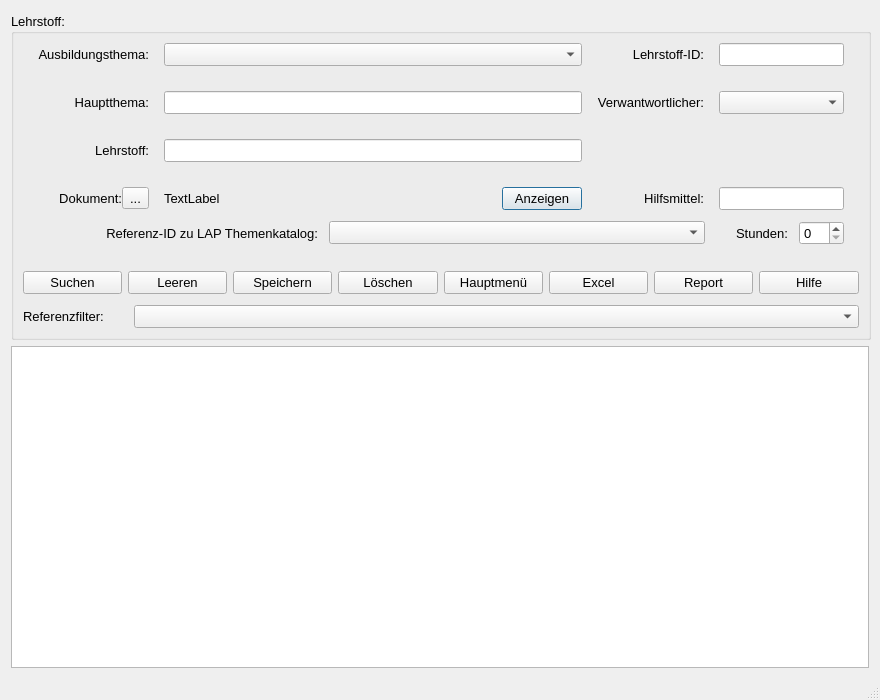
<?xml version="1.0" encoding="UTF-8"?>
<ui version="4.0">
 <class>Dialog</class>
 <widget class="QDialog" name="Dialog">
  <property name="enabled">
   <bool>true</bool>
  </property>
  <property name="geometry">
   <rect>
    <x>0</x>
    <y>0</y>
    <width>880</width>
    <height>700</height>
   </rect>
  </property>
  <property name="sizePolicy">
   <sizepolicy hsizetype="Fixed" vsizetype="Expanding">
    <horstretch>0</horstretch>
    <verstretch>0</verstretch>
   </sizepolicy>
  </property>
  <property name="minimumSize">
   <size>
    <width>880</width>
    <height>700</height>
   </size>
  </property>
  <property name="sizeIncrement">
   <size>
    <width>1</width>
    <height>2</height>
   </size>
  </property>
  <property name="baseSize">
   <size>
    <width>0</width>
    <height>0</height>
   </size>
  </property>
  <property name="windowTitle">
   <string>Lehrstoff</string>
  </property>
  <property name="sizeGripEnabled">
   <bool>true</bool>
  </property>
  <layout class="QVBoxLayout" name="verticalLayout">
   <item>
    <spacer name="verticalSpacer">
     <property name="orientation">
      <enum>Qt::Vertical</enum>
     </property>
     <property name="sizeType">
      <enum>QSizePolicy::Fixed</enum>
     </property>
     <property name="sizeHint" stdset="0">
      <size>
       <width>20</width>
       <height>2</height>
      </size>
     </property>
    </spacer>
   </item>
   <item>
    <widget class="QGroupBox" name="gB_Lehrstoff">
     <property name="enabled">
      <bool>true</bool>
     </property>
     <property name="sizePolicy">
      <sizepolicy hsizetype="Fixed" vsizetype="Fixed">
       <horstretch>0</horstretch>
       <verstretch>0</verstretch>
      </sizepolicy>
     </property>
     <property name="minimumSize">
      <size>
       <width>860</width>
       <height>300</height>
      </size>
     </property>
     <property name="maximumSize">
      <size>
       <width>860</width>
       <height>16777215</height>
      </size>
     </property>
     <property name="baseSize">
      <size>
       <width>0</width>
       <height>0</height>
      </size>
     </property>
     <property name="font">
      <font>
       <pointsize>10</pointsize>
      </font>
     </property>
     <property name="title">
      <string>Lehrstoff:</string>
     </property>
     <layout class="QVBoxLayout" name="verticalLayout_2">
      <property name="spacing">
       <number>11</number>
      </property>
      <item>
       <layout class="QGridLayout" name="gridLayout">
        <property name="leftMargin">
         <number>15</number>
        </property>
        <property name="topMargin">
         <number>0</number>
        </property>
        <property name="rightMargin">
         <number>15</number>
        </property>
        <property name="bottomMargin">
         <number>0</number>
        </property>
        <property name="horizontalSpacing">
         <number>15</number>
        </property>
        <property name="verticalSpacing">
         <number>25</number>
        </property>
        <item row="0" column="0">
         <widget class="QLabel" name="lbl_Ausbildungsthema">
          <property name="sizePolicy">
           <sizepolicy hsizetype="Preferred" vsizetype="Preferred">
            <horstretch>0</horstretch>
            <verstretch>0</verstretch>
           </sizepolicy>
          </property>
          <property name="minimumSize">
           <size>
            <width>0</width>
            <height>0</height>
           </size>
          </property>
          <property name="font">
           <font>
            <pointsize>10</pointsize>
           </font>
          </property>
          <property name="layoutDirection">
           <enum>Qt::LeftToRight</enum>
          </property>
          <property name="text">
           <string>Ausbildungsthema:</string>
          </property>
          <property name="alignment">
           <set>Qt::AlignRight|Qt::AlignTrailing|Qt::AlignVCenter</set>
          </property>
         </widget>
        </item>
        <item row="0" column="1">
         <widget class="QComboBox" name="cB_Ausbildungsthema">
          <property name="sizePolicy">
           <sizepolicy hsizetype="Preferred" vsizetype="Fixed">
            <horstretch>0</horstretch>
            <verstretch>0</verstretch>
           </sizepolicy>
          </property>
          <property name="minimumSize">
           <size>
            <width>300</width>
            <height>0</height>
           </size>
          </property>
          <property name="font">
           <font>
            <pointsize>10</pointsize>
           </font>
          </property>
         </widget>
        </item>
        <item row="1" column="2">
         <widget class="QLabel" name="lbl_Verantwortlicher">
          <property name="sizePolicy">
           <sizepolicy hsizetype="Preferred" vsizetype="Preferred">
            <horstretch>0</horstretch>
            <verstretch>0</verstretch>
           </sizepolicy>
          </property>
          <property name="minimumSize">
           <size>
            <width>0</width>
            <height>0</height>
           </size>
          </property>
          <property name="maximumSize">
           <size>
            <width>16666666</width>
            <height>16777215</height>
           </size>
          </property>
          <property name="font">
           <font>
            <pointsize>10</pointsize>
           </font>
          </property>
          <property name="text">
           <string>Verwantwortlicher:</string>
          </property>
          <property name="alignment">
           <set>Qt::AlignRight|Qt::AlignTrailing|Qt::AlignVCenter</set>
          </property>
         </widget>
        </item>
        <item row="2" column="1">
         <widget class="QLineEdit" name="le_Lehrstoff">
          <property name="sizePolicy">
           <sizepolicy hsizetype="Preferred" vsizetype="Fixed">
            <horstretch>0</horstretch>
            <verstretch>0</verstretch>
           </sizepolicy>
          </property>
          <property name="minimumSize">
           <size>
            <width>0</width>
            <height>0</height>
           </size>
          </property>
          <property name="maximumSize">
           <size>
            <width>16777215</width>
            <height>16777215</height>
           </size>
          </property>
          <property name="font">
           <font>
            <pointsize>10</pointsize>
           </font>
          </property>
         </widget>
        </item>
        <item row="3" column="3">
         <widget class="QLineEdit" name="le_Hilfsmittel">
          <property name="sizePolicy">
           <sizepolicy hsizetype="Preferred" vsizetype="Fixed">
            <horstretch>0</horstretch>
            <verstretch>0</verstretch>
           </sizepolicy>
          </property>
          <property name="minimumSize">
           <size>
            <width>0</width>
            <height>0</height>
           </size>
          </property>
          <property name="font">
           <font>
            <pointsize>10</pointsize>
           </font>
          </property>
         </widget>
        </item>
        <item row="1" column="1">
         <widget class="QLineEdit" name="le_Hauptthema">
          <property name="font">
           <font>
            <pointsize>10</pointsize>
           </font>
          </property>
         </widget>
        </item>
        <item row="0" column="2">
         <widget class="QLabel" name="lbl_Lehrstoff_ID">
          <property name="sizePolicy">
           <sizepolicy hsizetype="Preferred" vsizetype="Preferred">
            <horstretch>0</horstretch>
            <verstretch>0</verstretch>
           </sizepolicy>
          </property>
          <property name="minimumSize">
           <size>
            <width>0</width>
            <height>0</height>
           </size>
          </property>
          <property name="font">
           <font>
            <pointsize>10</pointsize>
           </font>
          </property>
          <property name="text">
           <string>Lehrstoff-ID:</string>
          </property>
          <property name="alignment">
           <set>Qt::AlignRight|Qt::AlignTrailing|Qt::AlignVCenter</set>
          </property>
         </widget>
        </item>
        <item row="1" column="3">
         <widget class="QComboBox" name="cB_Verantwortlicher">
          <property name="sizePolicy">
           <sizepolicy hsizetype="Preferred" vsizetype="Fixed">
            <horstretch>0</horstretch>
            <verstretch>0</verstretch>
           </sizepolicy>
          </property>
          <property name="minimumSize">
           <size>
            <width>0</width>
            <height>0</height>
           </size>
          </property>
          <property name="maximumSize">
           <size>
            <width>16777215</width>
            <height>16777215</height>
           </size>
          </property>
          <property name="font">
           <font>
            <pointsize>10</pointsize>
           </font>
          </property>
         </widget>
        </item>
        <item row="3" column="0">
         <layout class="QHBoxLayout" name="horizontalLayout_2">
          <item>
           <widget class="QLabel" name="lbl_Dokument">
            <property name="sizePolicy">
             <sizepolicy hsizetype="Preferred" vsizetype="Preferred">
              <horstretch>0</horstretch>
              <verstretch>0</verstretch>
             </sizepolicy>
            </property>
            <property name="font">
             <font>
              <pointsize>10</pointsize>
             </font>
            </property>
            <property name="text">
             <string>Dokument:</string>
            </property>
            <property name="alignment">
             <set>Qt::AlignRight|Qt::AlignTrailing|Qt::AlignVCenter</set>
            </property>
           </widget>
          </item>
          <item>
           <widget class="QToolButton" name="tB_Dokument_Suchen">
            <property name="sizePolicy">
             <sizepolicy hsizetype="Fixed" vsizetype="Fixed">
              <horstretch>0</horstretch>
              <verstretch>0</verstretch>
             </sizepolicy>
            </property>
            <property name="font">
             <font>
              <pointsize>10</pointsize>
             </font>
            </property>
            <property name="text">
             <string>...</string>
            </property>
           </widget>
          </item>
         </layout>
        </item>
        <item row="0" column="3">
         <widget class="QLineEdit" name="le_Lehrstoff_ID">
          <property name="sizePolicy">
           <sizepolicy hsizetype="Preferred" vsizetype="Fixed">
            <horstretch>0</horstretch>
            <verstretch>0</verstretch>
           </sizepolicy>
          </property>
          <property name="minimumSize">
           <size>
            <width>0</width>
            <height>0</height>
           </size>
          </property>
          <property name="font">
           <font>
            <pointsize>10</pointsize>
           </font>
          </property>
         </widget>
        </item>
        <item row="1" column="0">
         <widget class="QLabel" name="lbl_Hauptthema">
          <property name="font">
           <font>
            <pointsize>10</pointsize>
           </font>
          </property>
          <property name="text">
           <string>Hauptthema:</string>
          </property>
          <property name="alignment">
           <set>Qt::AlignRight|Qt::AlignTrailing|Qt::AlignVCenter</set>
          </property>
         </widget>
        </item>
        <item row="2" column="0">
         <widget class="QLabel" name="lbl_Lehrstoff">
          <property name="sizePolicy">
           <sizepolicy hsizetype="Preferred" vsizetype="Preferred">
            <horstretch>0</horstretch>
            <verstretch>0</verstretch>
           </sizepolicy>
          </property>
          <property name="minimumSize">
           <size>
            <width>0</width>
            <height>0</height>
           </size>
          </property>
          <property name="font">
           <font>
            <pointsize>10</pointsize>
           </font>
          </property>
          <property name="text">
           <string>Lehrstoff:</string>
          </property>
          <property name="alignment">
           <set>Qt::AlignRight|Qt::AlignTrailing|Qt::AlignVCenter</set>
          </property>
         </widget>
        </item>
        <item row="3" column="2">
         <widget class="QLabel" name="lbl_Hilfsmittel">
          <property name="sizePolicy">
           <sizepolicy hsizetype="Preferred" vsizetype="Preferred">
            <horstretch>0</horstretch>
            <verstretch>0</verstretch>
           </sizepolicy>
          </property>
          <property name="font">
           <font>
            <pointsize>10</pointsize>
           </font>
          </property>
          <property name="text">
           <string>Hilfsmittel:</string>
          </property>
          <property name="alignment">
           <set>Qt::AlignRight|Qt::AlignTrailing|Qt::AlignVCenter</set>
          </property>
         </widget>
        </item>
        <item row="3" column="1">
         <layout class="QHBoxLayout" name="horizontalLayout_4">
          <item>
           <widget class="QLabel" name="lbl_Dokumentpfad">
            <property name="text">
             <string>TextLabel</string>
            </property>
           </widget>
          </item>
          <item>
           <widget class="QPushButton" name="pB_Dok_Anzeigen">
            <property name="sizePolicy">
             <sizepolicy hsizetype="Fixed" vsizetype="Fixed">
              <horstretch>0</horstretch>
              <verstretch>0</verstretch>
             </sizepolicy>
            </property>
            <property name="text">
             <string>Anzeigen</string>
            </property>
           </widget>
          </item>
         </layout>
        </item>
       </layout>
      </item>
      <item>
       <layout class="QHBoxLayout" name="horizontalLayout">
        <property name="leftMargin">
         <number>15</number>
        </property>
        <property name="topMargin">
         <number>0</number>
        </property>
        <property name="rightMargin">
         <number>15</number>
        </property>
        <property name="bottomMargin">
         <number>0</number>
        </property>
        <item>
         <widget class="QLabel" name="lbl_Reference">
          <property name="minimumSize">
           <size>
            <width>280</width>
            <height>0</height>
           </size>
          </property>
          <property name="maximumSize">
           <size>
            <width>215</width>
            <height>16777215</height>
           </size>
          </property>
          <property name="font">
           <font>
            <pointsize>10</pointsize>
           </font>
          </property>
          <property name="text">
           <string>Referenz-ID zu LAP Themenkatalog:</string>
          </property>
          <property name="alignment">
           <set>Qt::AlignRight|Qt::AlignTrailing|Qt::AlignVCenter</set>
          </property>
         </widget>
        </item>
        <item>
         <widget class="QComboBox" name="cB_Reference">
          <property name="font">
           <font>
            <pointsize>10</pointsize>
           </font>
          </property>
         </widget>
        </item>
        <item>
         <spacer name="horizontalSpacer">
          <property name="font">
           <font>
            <pointsize>10</pointsize>
           </font>
          </property>
          <property name="orientation">
           <enum>Qt::Horizontal</enum>
          </property>
          <property name="sizeType">
           <enum>QSizePolicy::Fixed</enum>
          </property>
          <property name="sizeHint" stdset="0">
           <size>
            <width>20</width>
            <height>20</height>
           </size>
          </property>
         </spacer>
        </item>
        <item>
         <widget class="QLabel" name="lbl_Stunden">
          <property name="sizePolicy">
           <sizepolicy hsizetype="Fixed" vsizetype="Preferred">
            <horstretch>0</horstretch>
            <verstretch>0</verstretch>
           </sizepolicy>
          </property>
          <property name="minimumSize">
           <size>
            <width>0</width>
            <height>0</height>
           </size>
          </property>
          <property name="font">
           <font>
            <pointsize>10</pointsize>
           </font>
          </property>
          <property name="text">
           <string>Stunden:</string>
          </property>
          <property name="alignment">
           <set>Qt::AlignRight|Qt::AlignTrailing|Qt::AlignVCenter</set>
          </property>
         </widget>
        </item>
        <item>
         <widget class="QSpinBox" name="sB_Stunden">
          <property name="sizePolicy">
           <sizepolicy hsizetype="Preferred" vsizetype="Fixed">
            <horstretch>0</horstretch>
            <verstretch>0</verstretch>
           </sizepolicy>
          </property>
          <property name="maximumSize">
           <size>
            <width>45</width>
            <height>16777215</height>
           </size>
          </property>
          <property name="font">
           <font>
            <pointsize>10</pointsize>
           </font>
          </property>
         </widget>
        </item>
       </layout>
      </item>
      <item>
       <layout class="QGridLayout" name="gridLayout_2" columnstretch="0,0,0,0,0,0,0,0">
        <property name="leftMargin">
         <number>0</number>
        </property>
        <property name="topMargin">
         <number>15</number>
        </property>
        <property name="horizontalSpacing">
         <number>6</number>
        </property>
        <property name="verticalSpacing">
         <number>5</number>
        </property>
        <item row="0" column="3">
         <widget class="QPushButton" name="pB_Loeschen">
          <property name="sizePolicy">
           <sizepolicy hsizetype="Preferred" vsizetype="Fixed">
            <horstretch>0</horstretch>
            <verstretch>0</verstretch>
           </sizepolicy>
          </property>
          <property name="maximumSize">
           <size>
            <width>16777215</width>
            <height>16777215</height>
           </size>
          </property>
          <property name="font">
           <font>
            <pointsize>10</pointsize>
           </font>
          </property>
          <property name="text">
           <string>Löschen</string>
          </property>
          <property name="icon">
           <iconset>
            <normaloff>../../_Symbole/UsedSymbols/seo-social-web-network-internet_262_icon-icons.com_61518.ico</normaloff>../../_Symbole/UsedSymbols/seo-social-web-network-internet_262_icon-icons.com_61518.ico</iconset>
          </property>
         </widget>
        </item>
        <item row="0" column="6">
         <widget class="QPushButton" name="pB_Report">
          <property name="sizePolicy">
           <sizepolicy hsizetype="Preferred" vsizetype="Fixed">
            <horstretch>0</horstretch>
            <verstretch>0</verstretch>
           </sizepolicy>
          </property>
          <property name="maximumSize">
           <size>
            <width>16777215</width>
            <height>16777215</height>
           </size>
          </property>
          <property name="font">
           <font>
            <pointsize>10</pointsize>
           </font>
          </property>
          <property name="text">
           <string>Report</string>
          </property>
          <property name="icon">
           <iconset>
            <normaloff>../../_Symbole/UsedSymbols/reporting_noun_report_document_file_icon_148360.ico</normaloff>../../_Symbole/UsedSymbols/reporting_noun_report_document_file_icon_148360.ico</iconset>
          </property>
         </widget>
        </item>
        <item row="0" column="0">
         <widget class="QPushButton" name="pB_Suchen">
          <property name="sizePolicy">
           <sizepolicy hsizetype="Preferred" vsizetype="Preferred">
            <horstretch>0</horstretch>
            <verstretch>0</verstretch>
           </sizepolicy>
          </property>
          <property name="minimumSize">
           <size>
            <width>0</width>
            <height>0</height>
           </size>
          </property>
          <property name="maximumSize">
           <size>
            <width>16777215</width>
            <height>16777215</height>
           </size>
          </property>
          <property name="font">
           <font>
            <pointsize>10</pointsize>
           </font>
          </property>
          <property name="text">
           <string>Suchen</string>
          </property>
          <property name="icon">
           <iconset>
            <normaloff>../../_Symbole/UsedSymbols/searchmagnifierinterfacesymbol1_79893.ico</normaloff>../../_Symbole/UsedSymbols/searchmagnifierinterfacesymbol1_79893.ico</iconset>
          </property>
         </widget>
        </item>
        <item row="0" column="2">
         <widget class="QPushButton" name="pB_Speichern">
          <property name="sizePolicy">
           <sizepolicy hsizetype="Preferred" vsizetype="Fixed">
            <horstretch>0</horstretch>
            <verstretch>0</verstretch>
           </sizepolicy>
          </property>
          <property name="maximumSize">
           <size>
            <width>16777215</width>
            <height>16777215</height>
           </size>
          </property>
          <property name="font">
           <font>
            <pointsize>10</pointsize>
           </font>
          </property>
          <property name="text">
           <string>Speichern</string>
          </property>
          <property name="icon">
           <iconset>
            <normaloff>../../_Symbole/UsedSymbols/save_3621.ico</normaloff>../../_Symbole/UsedSymbols/save_3621.ico</iconset>
          </property>
         </widget>
        </item>
        <item row="0" column="5">
         <widget class="QPushButton" name="pB_Excel">
          <property name="sizePolicy">
           <sizepolicy hsizetype="Preferred" vsizetype="Fixed">
            <horstretch>0</horstretch>
            <verstretch>0</verstretch>
           </sizepolicy>
          </property>
          <property name="maximumSize">
           <size>
            <width>16777215</width>
            <height>16777215</height>
           </size>
          </property>
          <property name="font">
           <font>
            <pointsize>10</pointsize>
           </font>
          </property>
          <property name="text">
           <string>Excel</string>
          </property>
          <property name="icon">
           <iconset>
            <normaloff>../../_Symbole/UsedSymbols/microsoft_excel_icon_132212.ico</normaloff>../../_Symbole/UsedSymbols/microsoft_excel_icon_132212.ico</iconset>
          </property>
         </widget>
        </item>
        <item row="0" column="4">
         <widget class="QPushButton" name="pB_Abbrechen">
          <property name="sizePolicy">
           <sizepolicy hsizetype="Preferred" vsizetype="Fixed">
            <horstretch>0</horstretch>
            <verstretch>0</verstretch>
           </sizepolicy>
          </property>
          <property name="maximumSize">
           <size>
            <width>16777215</width>
            <height>16777215</height>
           </size>
          </property>
          <property name="font">
           <font>
            <pointsize>10</pointsize>
           </font>
          </property>
          <property name="text">
           <string>Hauptmenü</string>
          </property>
          <property name="icon">
           <iconset>
            <normaloff>../../_Symbole/UsedSymbols/log-out_icon-icons.com_50106.ico</normaloff>../../_Symbole/UsedSymbols/log-out_icon-icons.com_50106.ico</iconset>
          </property>
         </widget>
        </item>
        <item row="0" column="7">
         <widget class="QPushButton" name="pB_Hilfe">
          <property name="sizePolicy">
           <sizepolicy hsizetype="Preferred" vsizetype="Preferred">
            <horstretch>0</horstretch>
            <verstretch>0</verstretch>
           </sizepolicy>
          </property>
          <property name="minimumSize">
           <size>
            <width>100</width>
            <height>0</height>
           </size>
          </property>
          <property name="maximumSize">
           <size>
            <width>16777215</width>
            <height>16777215</height>
           </size>
          </property>
          <property name="font">
           <font>
            <pointsize>10</pointsize>
           </font>
          </property>
          <property name="text">
           <string>Hilfe</string>
          </property>
          <property name="icon">
           <iconset>
            <normaloff>../../_Symbole/UsedSymbols/info_13213.ico</normaloff>../../_Symbole/UsedSymbols/info_13213.ico</iconset>
          </property>
         </widget>
        </item>
        <item row="0" column="1">
         <widget class="QPushButton" name="pB_ClearFields">
          <property name="sizePolicy">
           <sizepolicy hsizetype="Preferred" vsizetype="Fixed">
            <horstretch>0</horstretch>
            <verstretch>0</verstretch>
           </sizepolicy>
          </property>
          <property name="text">
           <string>Leeren</string>
          </property>
          <property name="icon">
           <iconset>
            <normaloff>../../_Symbole/UsedSymbols/-clear_90704.ico</normaloff>../../_Symbole/UsedSymbols/-clear_90704.ico</iconset>
          </property>
         </widget>
        </item>
       </layout>
      </item>
      <item>
       <layout class="QHBoxLayout" name="horizontalLayout_3">
        <item>
         <widget class="QLabel" name="lbl_Filter">
          <property name="maximumSize">
           <size>
            <width>100</width>
            <height>16777215</height>
           </size>
          </property>
          <property name="font">
           <font>
            <pointsize>10</pointsize>
           </font>
          </property>
          <property name="text">
           <string>Referenzfilter:</string>
          </property>
         </widget>
        </item>
        <item>
         <widget class="QComboBox" name="cB_Filter">
          <property name="font">
           <font>
            <pointsize>10</pointsize>
           </font>
          </property>
         </widget>
        </item>
       </layout>
      </item>
     </layout>
    </widget>
   </item>
   <item>
    <widget class="QTableWidget" name="tW_Datenbank">
     <property name="sizePolicy">
      <sizepolicy hsizetype="Expanding" vsizetype="Expanding">
       <horstretch>0</horstretch>
       <verstretch>0</verstretch>
      </sizepolicy>
     </property>
     <property name="minimumSize">
      <size>
       <width>10</width>
       <height>0</height>
      </size>
     </property>
     <property name="sizeIncrement">
      <size>
       <width>10</width>
       <height>10</height>
      </size>
     </property>
     <property name="font">
      <font>
       <pointsize>10</pointsize>
      </font>
     </property>
     <property name="editTriggers">
      <set>QAbstractItemView::NoEditTriggers</set>
     </property>
     <property name="alternatingRowColors">
      <bool>true</bool>
     </property>
     <attribute name="verticalHeaderVisible">
      <bool>false</bool>
     </attribute>
    </widget>
   </item>
   <item>
    <widget class="QLabel" name="lab_INFO">
     <property name="sizePolicy">
      <sizepolicy hsizetype="Expanding" vsizetype="Preferred">
       <horstretch>0</horstretch>
       <verstretch>0</verstretch>
      </sizepolicy>
     </property>
     <property name="minimumSize">
      <size>
       <width>0</width>
       <height>0</height>
      </size>
     </property>
     <property name="font">
      <font>
       <pointsize>10</pointsize>
      </font>
     </property>
     <property name="text">
      <string/>
     </property>
    </widget>
   </item>
  </layout>
 </widget>
 <tabstops>
  <tabstop>cB_Ausbildungsthema</tabstop>
  <tabstop>le_Lehrstoff_ID</tabstop>
  <tabstop>le_Hauptthema</tabstop>
  <tabstop>cB_Verantwortlicher</tabstop>
  <tabstop>le_Lehrstoff</tabstop>
  <tabstop>tB_Dokument_Suchen</tabstop>
  <tabstop>le_Hilfsmittel</tabstop>
  <tabstop>cB_Reference</tabstop>
  <tabstop>sB_Stunden</tabstop>
  <tabstop>pB_Suchen</tabstop>
  <tabstop>pB_Speichern</tabstop>
  <tabstop>pB_Loeschen</tabstop>
  <tabstop>pB_Abbrechen</tabstop>
  <tabstop>pB_Excel</tabstop>
  <tabstop>pB_Report</tabstop>
  <tabstop>pB_Hilfe</tabstop>
  <tabstop>tW_Datenbank</tabstop>
 </tabstops>
 <resources/>
 <connections/>
</ui>
